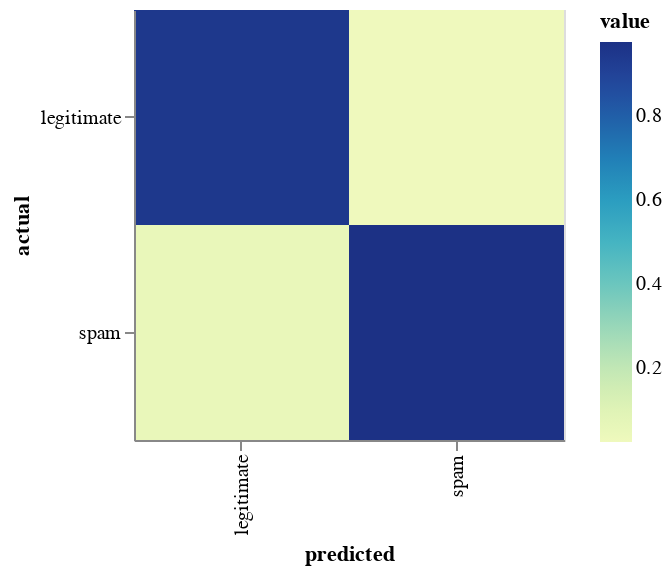

The notebook cell saved with this chart:
### Markdown cell above
We can then evaluate the performance of our classifier, using a confusion matrix:

### Code cell
from mlworkflows import plot
_, chart = plot.binary_confusion_matrix(y_test, y_preds)
chart

### Figure 1 — Vega-Lite specification as saved in the notebook (floating-point values rounded to 4 significant figures)
{"config": {"view": {"continuousWidth": 400, "continuousHeight": 300}}, "data": {"name": "data-df0a2bb0a689618b821861506ac8d8e9"}, "mark": "rect", "encoding": {"color": {"type": "quantitative", "field": "value"}, "tooltip": [{"type": "quantitative", "field": "raw_count"}], "x": {"type": "ordinal", "field": "predicted"}, "y": {"type": "ordinal", "field": "actual"}}, "height": 215, "width": 215, "$schema": "https://vega.github.io/schema/vega-lite/v4.8.1.json", "datasets": {"data-df0a2bb0a689618b821861506ac8d8e9": [{"predicted": "legitimate", "actual": "legitimate", "raw_count": 4747, "value": 0.9486}, {"predicted": "legitimate", "actual": "spam", "raw_count": 257, "value": 0.05136}, {"predicted": "spam", "actual": "legitimate", "raw_count": 114, "value": 0.02282}, {"predicted": "spam", "actual": "spam", "raw_count": 4882, "value": 0.9772}]}}
